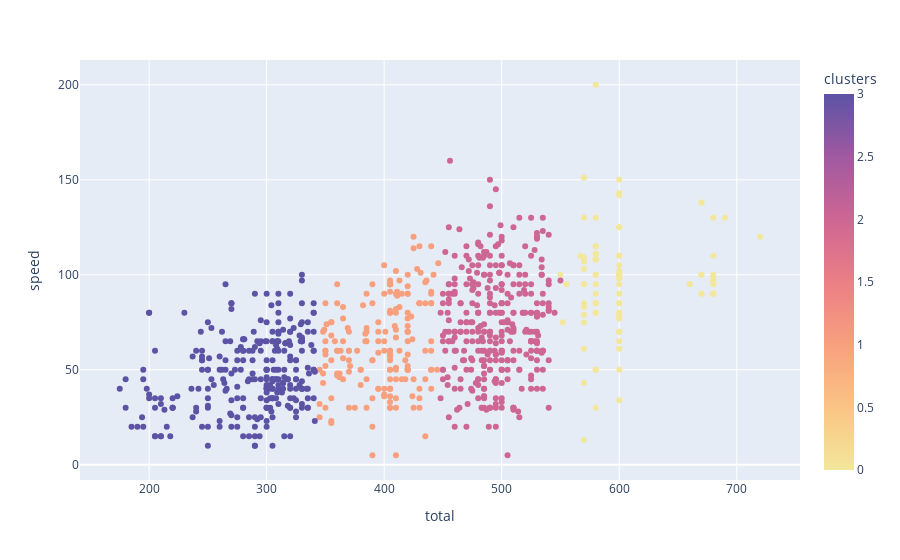

Source (notebook cell):
### Code cell
fig = px.scatter(copy, x='total', y='speed', hover_data=['name'], 
                 color='clusters', color_continuous_scale = 'sunset')


fig.show()

### Figure 1 — Plotly figure (JSON) as saved in the notebook; plotly's stock layout.template omitted (floating-point values rounded to 4 significant figures; data arrays with more than 128 entries replaced by an {"elided": "..."} marker saying what was removed)
{"data": [{"customdata": {"elided": "898x1 str values"}, "hovertemplate": "total=%{x}<br>speed=%{y}<br>name=%{customdata[0]}<br>clusters=%{marker.color}<extra></extra>", "legendgroup": "", "marker": {"color": {"elided": "898 int values"}, "coloraxis": "coloraxis", "symbol": "circle"}, "mode": "markers", "name": "", "orientation": "v", "showlegend": false, "type": "scatter", "x": {"elided": "898 int values"}, "xaxis": "x", "y": {"elided": "898 int values"}, "yaxis": "y"}], "layout": {"coloraxis": {"colorbar": {"title": {"text": "clusters"}}, "colorscale": [[0, "rgb(243, 231, 155)"], [0.1667, "rgb(250, 196, 132)"], [0.3333, "rgb(248, 160, 126)"], [0.5, "rgb(235, 127, 134)"], [0.6667, "rgb(206, 102, 147)"], [0.8333, "rgb(160, 89, 160)"], [1, "rgb(92, 83, 165)"]]}, "legend": {"tracegroupgap": 0}, "margin": {"t": 60}, "xaxis": {"anchor": "y", "domain": [0, 1], "title": {"text": "total"}}, "yaxis": {"anchor": "x", "domain": [0, 1], "title": {"text": "speed"}}}}
